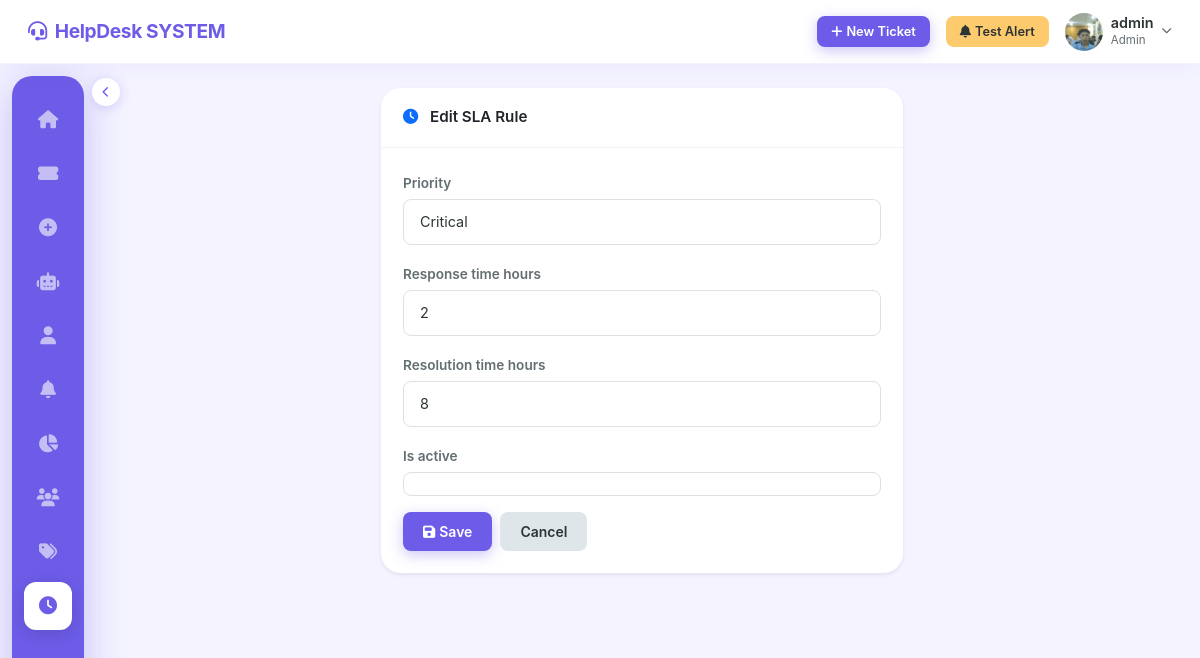
The page /manage/sla/4/edit/ (signed in) on the database its author committed.
### accounts/models.py (models this page shows, shortened)
class User(AbstractUser):
    ROLE_CHOICES = [
        ('admin', 'Admin'),
        ('agent', 'Agent'),
        ('user', 'User'),
    ]
    role = models.CharField(max_length=10, choices=ROLE_CHOICES, default='user')
    phone = models.CharField(max_length=20, blank=True, null=True)
    profile_picture = models.ImageField(
        upload_to='profile_pictures/', blank=True, null=True
    )
    department = models.CharField(max_length=100, blank=True, null=True)
    created_at = models.DateTimeField(auto_now_add=True)
    updated_at = models.DateTimeField(auto_now=True)

### tickets/models.py (models this page shows, shortened)
class SLA(models.Model):
    PRIORITY_CHOICES = [
        ('low', 'Low'),
        ('medium', 'Medium'),
        ('high', 'High'),
        ('critical', 'Critical'),
    ]
    priority = models.CharField(max_length=10, choices=PRIORITY_CHOICES, unique=True)
    response_time_hours = models.PositiveIntegerField(default=24)
    resolution_time_hours = models.PositiveIntegerField(default=72)
    is_active = models.BooleanField(default=True)

### tickets/views.py (the view)
# urls.py: path('manage/sla/<int:pk>/edit/', views.sla_form_view, name='sla_edit'),
@login_required
@role_required('admin')
def sla_form_view(request, pk=None):
    instance = get_object_or_404(SLA, pk=pk) if pk else None
    form = SLAForm(request.POST or None, instance=instance)
    if form.is_valid():
        form.save()
        messages.success(request, 'SLA rule saved.')
        return redirect('sla_list')
    return render(request, 'tickets/sla_form.html', {'form': form, 'instance': instance})

### tickets/forms.py
class SLAForm(forms.ModelForm):
    class Meta:
        model = SLA
        fields = ['priority', 'response_time_hours', 'resolution_time_hours', 'is_active']
    def __init__(self, *args, **kwargs):
        super().__init__(*args, **kwargs)
        for field in self.fields.values():
            field.widget.attrs['class'] = 'form-control'

### tickets/utils.py (called while the page is built)
def role_required(*roles):
    def decorator(view_func):
        @wraps(view_func)
        def _wrapped(request, *args, **kwargs):
            if not request.user.is_authenticated:
                return redirect('login')
            if request.user.role not in roles:
                messages.error(request, 'You do not have permission to access that page.')
                return redirect('dashboard')
            return view_func(request, *args, **kwargs)
        return _wrapped
    return decorator

### tickets/templates/tickets/sla_form.html (shortened to what this page needs)
{% extends 'base.html' %}
{% block content %}
<div class="row justify-content-center">
  <div class="col-lg-6">
    <div class="card shadow-sm">
      <div class="card-header bg-white fw-semibold">
        <i class="fa fa-clock me-2 text-primary"></i>
        {% if instance %}Edit{% else %}Create{% endif %} SLA Rule
      </div>
      <div class="card-body">
        <form method="post" novalidate>
          {% for field in form %}
            <div class="mb-3">
              <label class="form-label fw-semibold">{{ field.label }}</label>
              {{ field }}
            </div>
          {% endfor %}
          <div class="d-flex gap-2">
            <button class="btn btn-primary" type="submit"><i class="fa fa-save me-1"></i>Save</button>
            <a href="{% url 'sla_list' %}" class="btn btn-secondary">Cancel</a>
          </div>
        </form>
      </div>
    </div>
  </div>
</div>
{% endblock %}

### templates/base.html (shortened to what this page needs)
<!DOCTYPE html>
<html lang="en">
<head>
  <link rel="stylesheet" href="https://cdn.jsdelivr.net/npm/bootstrap@5.3.2/dist/css/bootstrap.min.css">
  <link rel="stylesheet" href="https://cdnjs.cloudflare.com/ajax/libs/font-awesome/6.4.2/css/all.min.css">
  {% load static %}
  <link rel="stylesheet" href="{% static 'css/style.css' %}">
</head>
<body>
{% if user.is_authenticated %}
<nav class="navbar">
  <a class="navbar-brand" href="{% url 'dashboard' %}">
    <i class="fa fa-headset"></i>HelpDesk SYSTEM
  </a>
  <div class="ms-auto d-flex align-items-center gap-3">
    <a href="{% url 'ticket_create' %}" class="btn btn-primary btn-sm">
      <i class="fa fa-plus me-1"></i>New Ticket
    </a>
    {% if user.is_authenticated and user.role == 'admin' %}
    <button id="testNotificationBtn" class="btn btn-warning btn-sm">
      <i class="fa fa-bell me-1"></i>Test Alert
    </button>
    {% endif %}
    <div class="dropdown">
      <div data-bs-toggle="dropdown" style="cursor:pointer;" class="d-flex align-items-center gap-2">
        {% if user.profile_picture %}
          <img src="{{ user.profile_picture.url }}" class="nav-avatar" alt="">
        {% else %}
          <div class="nav-avatar-initials">{{ user.username|slice:":1"|upper }}</div>
        {% endif %}
        <div class="d-none d-md-block">
          <div class="fw-semibold" style="font-size:.9rem;line-height:1.2;">{{ user.username }}</div>
          <div style="font-size:.72rem;color:var(--text-secondary);">{{ user.get_role_display }}</div>
        </div>
        <i class="fa fa-chevron-down" style="font-size:.65rem;color:var(--text-secondary);"></i>
      </div>
    </div>
  </div>
</nav>
<button class="sidebar-toggle" id="sidebarToggle" title="Toggle sidebar">
</button>
<nav class="sidebar" id="sidebar">
  <a class="nav-link {% if request.resolver_match.url_name == 'dashboard' %}active{% endif %}"
     href="{% url 'dashboard' %}" title="Dashboard">
    <i class="fa fa-home"></i>
  </a>
  <a class="nav-link {% if request.resolver_match.url_name == 'ticket_list' %}active{% endif %}"
     href="{% url 'ticket_list' %}" title="Tickets">
    <i class="fa fa-ticket-alt"></i>
  </a>
  <a class="nav-link {% if request.resolver_match.url_name == 'ticket_create' %}active{% endif %}"
     href="{% url 'ticket_create' %}" title="New Ticket">
    <i class="fa fa-plus-circle"></i>
  </a>
  <a class="nav-link {% if request.resolver_match.url_name == 'ai_chat' %}active{% endif %}"
     href="{% url 'ai_chat' %}" title="Q&A AI">
    <i class="fa fa-robot"></i>
  </a>
  <a class="nav-link {% if request.resolver_match.url_name == 'profile' %}active{% endif %}"
     href="{% url 'profile' %}" title="Profile">
    <i class="fa fa-user"></i>
  </a>
  {% if user.role == 'admin' %}
  <a class="nav-link {% if request.resolver_match.url_name == 'notification_test' %}active{% endif %}"
     href="{% url 'notification_test' %}" title="Test Notifications">
    <i class="fa fa-bell"></i>
  </a>
  {% endif %}
  {% if user.role == 'admin' or user.role == 'agent' %}
  <a class="nav-link {% if request.resolver_match.url_name == 'reports' %}active{% endif %}"
     href="{% url 'reports' %}" title="Reports">
    <i class="fa fa-chart-pie"></i>
  </a>
  {% endif %}
  {% if user.role == 'admin' %}
  <a class="nav-link {% if 'user' in request.resolver_match.url_name %}active{% endif %}"
     href="{% url 'user_list' %}" title="Users">
    <i class="fa fa-users"></i>
  </a>
  <a class="nav-link {% if 'category' in request.resolver_match.url_name %}active{% endif %}"
     href="{% url 'category_list' %}" title="Categories">
    <i class="fa fa-tags"></i>
  </a>
  <a class="nav-link {% if 'sla' in request.resolver_match.url_name %}active{% endif %}"
     href="{% url 'sla_list' %}" title="SLA Rules">
    <i class="fa fa-clock"></i>
  </a>
  {% endif %}
</nav>
<main class="main-content" id="mainContent">
  {% block content %}{% endblock %}
</main>
{% endif %}
{% load static %}
</body>
</html>

### static/css/style.css (style rules this page uses)
:root { --primary: #6C5CE7; --primary-light: #a29bfe; --primary-ultra-light: #f0eeff; --accent: #00cec9; --success: #00b894; --warning: #fdcb6e; --danger: #e17055; --text-primary: #2d3436; --text-secondary: #636e72; --text-muted: #b2bec3; --bg: #f4f3ff; --card-bg: #ffffff; --sidebar-width: 72px; --sidebar-expanded: 240px; --navbar-height: 64px; --content-offset: 100px; --radius: 20px; --radius-sm: 12px; --radius-xs: 8px; --shadow: 0 4px 24px rgba(108, 92, 231, 0.08); --shadow-hover: 0 8px 40px rgba(108, 92, 231, 0.16); }
* { box-sizing: border-box; margin: 0; padding: 0; }
body { font-family: -apple-system, BlinkMacSystemFont, 'Segoe UI', sans-serif; background: var(--bg); min-height: 100vh; color: var(--text-primary); -webkit-font-smoothing: antialiased; overflow-x: hidden; }
.navbar { position: fixed; top: 0; left: 0; right: 0; height: var(--navbar-height); background: #fff; border-bottom: 1px solid rgba(108,92,231,0.08); display: flex; align-items: center; padding: 0 28px; z-index: 1000; box-shadow: 0 2px 20px rgba(108,92,231,0.06); }
.navbar-brand { font-size: 1.2rem; font-weight: 700; color: var(--primary) !important; letter-spacing: -0.02em; text-decoration: none; }
.navbar-brand i { margin-right: 8px; }
.navbar .ms-auto { display: flex; align-items: center; gap: 12px; }
.nav-avatar { width: 38px; height: 38px; border-radius: 50%; object-fit: cover; }
.sidebar { position: fixed; left: 12px; top: calc(var(--navbar-height) + 12px); bottom: 12px; width: var(--sidebar-width); background: var(--primary); border-radius: var(--radius); z-index: 900; display: flex; flex-direction: column; align-items: center; padding: 20px 0; overflow: hidden; transition: width 0.35s cubic-bezier(0.4, 0, 0.2, 1), opacity 0.3s ease, transform 0.35s cubic-bezier(0.4, 0, 0.2, 1); box-shadow: 0 8px 40px rgba(108, 92, 231, 0.35); }
.sidebar .nav-link { width: 48px; height: 48px; border-radius: var(--radius-sm); display: flex; align-items: center; justify-content: center; color: rgba(255,255,255,0.6) !important; transition: all 0.2s ease; margin-bottom: 6px; position: relative; text-decoration: none; flex-shrink: 0; overflow: hidden; white-space: nowrap; }
.sidebar .nav-link i { font-size: 18px; min-width: 20px; text-align: center; }
.sidebar .nav-link.active { background: #fff; color: var(--primary) !important; box-shadow: 0 4px 16px rgba(0,0,0,0.12); }
.sidebar .nav-link.active i { color: var(--primary); }
.sidebar-toggle { position: fixed; left: calc(var(--sidebar-width) + 12px + 8px); top: calc(var(--navbar-height) + 14px); width: 28px; height: 28px; border-radius: 50%; background: #fff; border: none; box-shadow: 0 2px 12px rgba(108,92,231,0.25); display: flex; align-items: center; justify-content: center; cursor: pointer; z-index: 950; transition: left 0.35s cubic-bezier(0.4, 0, 0.2, 1), background 0.2s ease; color: var(--primary); font-size: 11px; }
.main-content { margin-left: calc(var(--sidebar-width) + 12px + 24px); margin-top: calc(var(--navbar-height) + 24px); padding: 0 24px 100px 0; transition: margin-left 0.35s cubic-bezier(0.4, 0, 0.2, 1); min-height: calc(100vh - var(--navbar-height)); }
.card { background: var(--card-bg); border: none; border-radius: var(--radius); box-shadow: var(--shadow); transition: all 0.3s ease; overflow: hidden; }
.card-header { background: transparent; border-bottom: 1px solid rgba(0,0,0,0.05); padding: 18px 22px; font-weight: 600; border-radius: var(--radius) var(--radius) 0 0 !important; font-size: 0.95rem; }
.card-body { padding: 22px; }
.btn { border-radius: var(--radius-xs); font-weight: 600; font-size: 0.875rem; padding: 9px 20px; border: none; transition: all 0.2s ease; }
.btn-primary { background: var(--primary); color: #fff; box-shadow: 0 4px 14px rgba(108,92,231,0.35); }
.btn-warning { background: var(--warning); color: #2d3436; }
.btn-secondary { background: #dfe6e9; color: var(--text-primary); }
.btn-sm { padding: 6px 14px; font-size: 0.8rem; }
.form-control, .form-select { border-radius: var(--radius-xs); border: 1.5px solid #e0e0e0; padding: 11px 16px; font-size: 0.9rem; background: #fff; color: var(--text-primary); transition: all 0.2s ease; }
.form-label { font-weight: 600; font-size: 0.85rem; color: var(--text-secondary); margin-bottom: 6px; }
.card { animation: fadeUp 0.35s ease both; }

### rows shown on the page
User: profile_picture (picture), username "admin", role "Admin"
SLA: form "Critical" "2" "8" "☑"

### other values the page prints
{{ field.label }} "Priority" "Response time hours" "Resolution time hours" "Is active"
